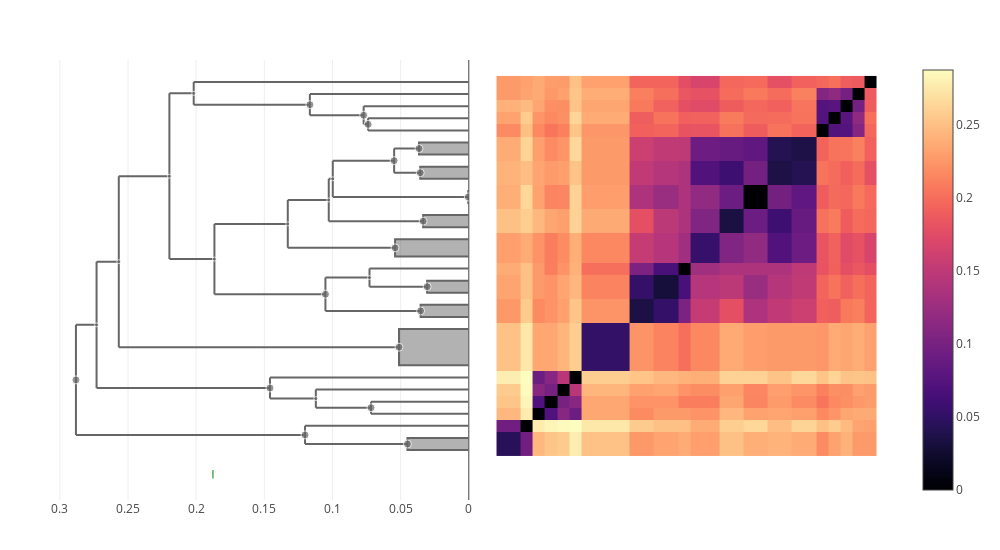

Write notebook code for a chart like this one.
### Code cell
let taxon = "pseudotuberculosis"
    trees[taxon] = cluster_annotate(cdata, taxon)
    plot(clustermap(cdata, trees[taxon]))
end

### Figure 1 — Plotly figure (JSON) as saved in the notebook; plotly's stock layout.template omitted (floating-point values rounded to 4 significant figures; data arrays with more than 128 entries replaced by an {"elided": "..."} marker saying what was removed)
{"data": [{"colorscale": {"elided": "256x2 mixed values"}, "type": "heatmap", "x": [0.5, 2.5, 3.5, 4.5, 5.5, 6.5, 7.5, 11.5, 13.5, 15.5, 16.5, 18.91, 20.91, 22.91, 24.91, 26.91, 27.91, 28.91, 29.91, 30.91, 31.91], "y": [0.5, 2.5, 3.5, 4.5, 5.5, 6.5, 7.5, 11.5, 13.5, 15.5, 16.5, 18.91, 20.91, 22.91, 24.91, 26.91, 27.91, 28.91, 29.91, 30.91, 31.91], "z": {"elided": "20x20 float values"}}, {"fill": "toself", "hoverinfo": "skip", "line": {"color": "#666666"}, "mode": "lines", "showlegend": false, "type": "scatter", "x": [0, 0.045, 0.045, 0], "xaxis": "x2", "y": [1, 1, 2, 2], "yaxis": "y"}, {"hoverinfo": "skip", "line": {"color": "#666666"}, "mode": "lines", "showlegend": false, "type": "scatter", "x": [0.1328, 0.1328, null, 0.1328, 0.0541, null, 0.1328, 0.1027, null], "xaxis": "x2", "y": [17.71, 21.66, null, 17.71, 17.71, null, 21.66, 21.66, null], "yaxis": "y"}, {"fill": "toself", "hoverinfo": "skip", "line": {"color": "#666666"}, "mode": "lines", "showlegend": false, "type": "scatter", "x": [0, 0.03536, 0.03536, 0], "xaxis": "x2", "y": [12, 12, 13, 13], "yaxis": "y"}, {"hoverinfo": "skip", "line": {"color": "#666666"}, "mode": "lines", "showlegend": false, "type": "scatter", "x": [0.1459, 0.1459, null, 0.1459, 0.1122, null, 0.1459, 0, null], "xaxis": "x2", "y": [5.25, 7, null, 5.25, 5.25, null, 7, 7, null], "yaxis": "y"}, {"hoverinfo": "skip", "line": {"color": "#666666"}, "mode": "lines", "showlegend": false, "type": "scatter", "x": [0.09979, 0.09979, null, 0.09979, 0.0003837, null, 0.09979, 0.05478, null], "xaxis": "x2", "y": [21.91, 24.91, null, 21.91, 21.91, null, 24.91, 24.91, null], "yaxis": "y"}, {"fill": "toself", "hoverinfo": "skip", "line": {"color": "#666666"}, "mode": "lines", "showlegend": false, "type": "scatter", "x": [0, 0.0003837, 0.0003837, 0], "xaxis": "x2", "y": [21.41, 21.41, 22.41, 22.41], "yaxis": "y"}, {"hoverinfo": "skip", "line": {"color": "#666666"}, "mode": "lines", "showlegend": false, "type": "scatter", "x": [0.2882, 0.2882, null, 0.2882, 0.1201, null, 0.2882, 0.2731, null], "xaxis": "x2", "y": [2.25, 11.34, null, 2.25, 2.25, null, 11.34, 11.34, null], "yaxis": "y"}, {"fill": "toself", "hoverinfo": "skip", "line": {"color": "#666666"}, "mode": "lines", "showlegend": false, "type": "scatter", "x": [0, 0.0512, 0.0512, 0], "xaxis": "x2", "y": [8, 8, 11, 11], "yaxis": "y"}, {"hoverinfo": "skip", "line": {"color": "#666666"}, "mode": "lines", "showlegend": false, "type": "scatter", "x": [0.1166, 0.1166, null, 0.1166, 0.07714, null, 0.1166, 0, null], "xaxis": "x2", "y": [28.66, 30.41, null, 28.66, 28.66, null, 30.41, 30.41, null], "yaxis": "y"}, {"hoverinfo": "skip", "line": {"color": "#666666"}, "mode": "lines", "showlegend": false, "type": "scatter", "x": [0.07389, 0.07389, null, 0.07389, 0, null, 0.07389, 0, null], "xaxis": "x2", "y": [27.41, 28.41, null, 27.41, 27.41, null, 28.41, 28.41, null], "yaxis": "y"}, {"hoverinfo": "skip", "line": {"color": "#666666"}, "mode": "lines", "showlegend": false, "type": "scatter", "x": [0.07174, 0.07174, null, 0.07174, 0, null, 0.07174, 0, null], "xaxis": "x2", "y": [4, 5, null, 4, 4, null, 5, 5, null], "yaxis": "y"}, {"hoverinfo": "skip", "line": {"color": "#666666"}, "mode": "lines", "showlegend": false, "type": "scatter", "x": [0.1122, 0.1122, null, 0.1122, 0.07174, null, 0.1122, 0, null], "xaxis": "x2", "y": [4.5, 6, null, 4.5, 4.5, null, 6, 6, null], "yaxis": "y"}, {"hoverinfo": "skip", "line": {"color": "#666666"}, "mode": "lines", "showlegend": false, "type": "scatter", "x": [0.1052, 0.1052, null, 0.1052, 0.03536, null, 0.1052, 0.07285, null], "xaxis": "x2", "y": [12.5, 15.25, null, 12.5, 12.5, null, 15.25, 15.25, null], "yaxis": "y"}, {"hoverinfo": "skip", "line": {"color": "#666666"}, "mode": "lines", "showlegend": false, "type": "scatter", "x": [0.07285, 0.07285, null, 0.07285, 0.03058, null, 0.07285, 0, null], "xaxis": "x2", "y": [14.5, 16, null, 14.5, 14.5, null, 16, 16, null], "yaxis": "y"}, {"fill": "toself", "hoverinfo": "skip", "line": {"color": "#666666"}, "mode": "lines", "showlegend": false, "type": "scatter", "x": [0, 0.03349, 0.03349, 0], "xaxis": "x2", "y": [19.41, 19.41, 20.41, 20.41], "yaxis": "y"}, {"fill": "toself", "hoverinfo": "skip", "line": {"color": "#666666"}, "mode": "lines", "showlegend": false, "type": "scatter", "x": [0, 0.03563, 0.03563, 0], "xaxis": "x2", "y": [23.41, 23.41, 24.41, 24.41], "yaxis": "y"}, {"hoverinfo": "skip", "line": {"color": "#666666"}, "mode": "lines", "showlegend": false, "type": "scatter", "x": [0.2568, 0.2568, null, 0.2568, 0.0512, null, 0.2568, 0.2196, null], "xaxis": "x2", "y": [9.5, 23.63, null, 9.5, 9.5, null, 23.63, 23.63, null], "yaxis": "y"}, {"hoverinfo": "skip", "line": {"color": "#666666"}, "mode": "lines", "showlegend": false, "type": "scatter", "x": [0.2731, 0.2731, null, 0.2731, 0.1459, null, 0.2731, 0.2568, null], "xaxis": "x2", "y": [6.125, 16.56, null, 6.125, 6.125, null, 16.56, 16.56, null], "yaxis": "y"}, {"hoverinfo": "skip", "line": {"color": "#666666"}, "mode": "lines", "showlegend": false, "type": "scatter", "x": [0.2196, 0.2196, null, 0.2196, 0.1866, null, 0.2196, 0.2018, null], "xaxis": "x2", "y": [16.78, 30.48, null, 16.78, 16.78, null, 30.48, 30.48, null], "yaxis": "y"}, {"hoverinfo": "skip", "line": {"color": "#666666"}, "mode": "lines", "showlegend": false, "type": "scatter", "x": [0.07714, 0.07714, null, 0.07714, 0.07389, null, 0.07714, 0, null], "xaxis": "x2", "y": [27.91, 29.41, null, 27.91, 27.91, null, 29.41, 29.41, null], "yaxis": "y"}, {"hoverinfo": "skip", "line": {"color": "#666666"}, "mode": "lines", "showlegend": false, "type": "scatter", "x": [0.05478, 0.05478, null, 0.05478, 0.03563, null, 0.05478, 0.03654, null], "xaxis": "x2", "y": [23.91, 25.91, null, 23.91, 23.91, null, 25.91, 25.91, null], "yaxis": "y"}, {"hoverinfo": "skip", "line": {"color": "#666666"}, "mode": "lines", "showlegend": false, "type": "scatter", "x": [0.2018, 0.2018, null, 0.2018, 0.1166, null, 0.2018, 0, null], "xaxis": "x2", "y": [29.54, 31.41, null, 29.54, 29.54, null, 31.41, 31.41, null], "yaxis": "y"}, {"hoverinfo": "skip", "line": {"color": "#666666"}, "mode": "lines", "showlegend": false, "type": "scatter", "x": [0.1027, 0.1027, null, 0.1027, 0.03349, null, 0.1027, 0.09979, null], "xaxis": "x2", "y": [19.91, 23.41, null, 19.91, 19.91, null, 23.41, 23.41, null], "yaxis": "y"}, {"hoverinfo": "skip", "line": {"color": "#666666"}, "mode": "lines", "showlegend": false, "type": "scatter", "x": [0.1201, 0.1201, null, 0.1201, 0.045, null, 0.1201, 0, null], "xaxis": "x2", "y": [1.5, 3, null, 1.5, 1.5, null, 3, 3, null], "yaxis": "y"}, {"fill": "toself", "hoverinfo": "skip", "line": {"color": "#666666"}, "mode": "lines", "showlegend": false, "type": "scatter", "x": [0, 0.03058, 0.03058, 0], "xaxis": "x2", "y": [14, 14, 15, 15], "yaxis": "y"}, {"fill": "toself", "hoverinfo": "skip", "line": {"color": "#666666"}, "mode": "lines", "showlegend": false, "type": "scatter", "x": [0, 0.0541, 0.0541, 0], "xaxis": "x2", "y": [17, 17, 18.41, 18.41], "yaxis": "y"}, {"hoverinfo": "skip", "line": {"color": "#666666"}, "mode": "lines", "showlegend": false, "type": "scatter", "x": [0.1866, 0.1866, null, 0.1866, 0.1052, null, 0.1866, 0.1328, null], "xaxis": "x2", "y": [13.88, 19.69, null, 13.88, 13.88, null, 19.69, 19.69, null], "yaxis": "y"}, {"fill": "toself", "hoverinfo": "skip", "line": {"color": "#666666"}, "mode": "lines", "showlegend": false, "type": "scatter", "x": [0, 0.03654, 0.03654, 0], "xaxis": "x2", "y": [25.41, 25.41, 26.41, 26.41], "yaxis": "y"}, {"customdata": [[54, 2], [68, 11], [50, 2], [69, 4], [62, 6], [39, 2], [75, 38], [55, 10], [66, 4], [60, 2], [58, 2], [65, 3], [64, 5], [59, 3], [49, 2], [51, 2], [73, 31], [74, 35], [72, 21], [61, 3], [57, 4], [63, 8], [71, 5], [67, 3], [48, 2], [56, 3], [70, 16], [52, 2]], "hovertemplate": "ID: %{customdata[0]}<br>\nHeight: %{x:.3f}<br>\nGenome count: %{customdata[1]}\n\n<extra></extra>", "marker": {"color": "#666666", "size": [8, 4, 8, 8, 4, 8, 8, 8, 8, 8, 8, 4, 8, 4, 8, 8, 4, 4, 4, 8, 8, 4, 4, 8, 8, 8, 4, 8]}, "mode": "markers", "showlegend": false, "type": "scatter", "x": [0.045, 0.1328, 0.03536, 0.1459, 0.09979, 0.0003837, 0.2882, 0.0512, 0.1166, 0.07389, 0.07174, 0.1122, 0.1052, 0.07285, 0.03349, 0.03563, 0.2568, 0.2731, 0.2196, 0.07714, 0.05478, 0.1027, 0.2018, 0.1201, 0.03058, 0.0541, 0.1866, 0.03654], "xaxis": "x2", "y": [1.5, 19.69, 12.5, 6.125, 23.41, 21.91, 6.797, 9.5, 29.54, 27.91, 4.5, 5.25, 13.88, 15.25, 19.91, 23.91, 16.56, 11.34, 23.63, 28.66, 24.91, 21.66, 30.48, 2.25, 14.5, 17.71, 16.78, 25.91], "yaxis": "y"}, {"hovertemplate": "%{text} <br>\n%{x}\n<extra></extra>\n", "marker": {"color": "green", "line": {"color": "green", "width": 1}, "symbol": "line-ns"}, "mode": "markers", "text": ["pestis"], "type": "scatter", "x": [0.1877], "xaxis": "x2", "y": [-1, -1]}], "layout": {"height": 550, "hovermode": "closest", "margin": {"b": 50, "l": 50, "r": 50, "t": 60}, "showlegend": false, "width": 1000, "xaxis": {"autorange": true, "domain": [0.505, 1], "range": [-1.097, 33.51], "scaleanchor": "y", "type": "linear", "visible": false}, "xaxis2": {"autorange": true, "domain": [0, 0.495], "range": [0.3072, 0], "rangemode": "nonnegative", "showspikes": true, "spikedash": "solid", "spikemode": "across", "spikethickness": 1, "type": "linear"}, "yaxis": {"autorange": true, "domain": [0, 1], "range": [-3.128, 33.23], "scaleanchor": "x", "type": "linear", "visible": false}}}
